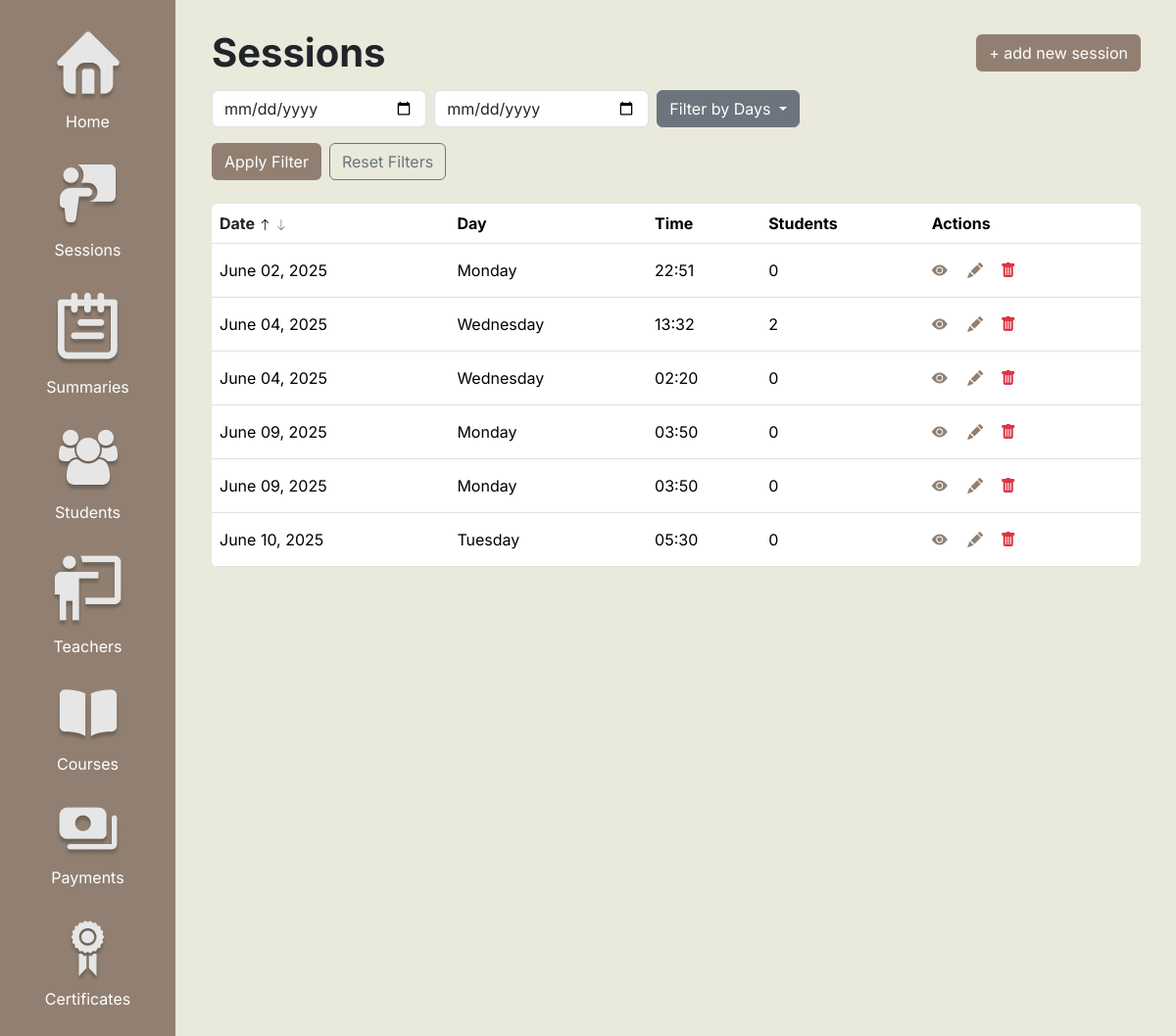
The page /admins/sessions/ on the database its author committed.
### core/models.py (models this page shows)
class Session(models.Model):
    date = models.DateField()
    time = models.TimeField()

### core/views.py (the view)
# urls.py: path('admins/sessions/', views.admin_sessions, name='admin_sessions'),
def admin_sessions(request):
    sort = request.GET.get('sort', 'date')
    direction = request.GET.get('direction', 'asc')
    selected_days = request.GET.getlist('days')  #klo multiple days
    start_date = request.GET.get('start_date')
    end_date = request.GET.get('end_date')
    allowed_sort_fields = ['date', 'time', 'num_students']
    if sort not in allowed_sort_fields:
        sort = 'date'
    order_by_field = f'-{sort}' if direction == 'desc' else sort
    sessions = Session.objects.annotate(num_students=Count('summary'))
    if start_date:
        try:
            start_date_obj = datetime.datetime.strptime(start_date, "%Y-%m-%d").date()
            sessions = sessions.filter(date__gte=start_date_obj)
        except ValueError:
            pass
    if end_date:
        try:
            end_date_obj = datetime.datetime.strptime(end_date, "%Y-%m-%d").date()
            sessions = sessions.filter(date__lte=end_date_obj)
        except ValueError:
            pass
    days_map = {
        'Monday': 2,
        'Tuesday': 3,
        'Wednesday': 4,
        'Thursday': 5,
        'Friday': 6,
        'Saturday': 7,
        'Sunday': 1,
    }
    if selected_days:
        week_days = [days_map[day] for day in selected_days if day in days_map]
        if week_days:
            sessions = sessions.filter(date__week_day__in=week_days)
    sessions = sessions.order_by(order_by_field)
    context = {
        'sessions': sessions,
        'sort': sort,
        'direction': direction,
        'selected_days': selected_days,
        'start_date': start_date,
        'end_date': end_date,
        'DAYS_OF_WEEK': DAYS_OF_WEEK,
    }
    return render(request, 'pages/admin_sessions.html', context)

### core/templates/pages/admin_sessions.html (shortened to what this page needs)
{% extends "base/admin_base.html" %}
{% block content %}
<div class="d-flex justify-content-between align-items-center mb-2">
    <div class="text fs-1 fw-bold">Sessions</div>
    <a href="{% url 'add_session' %}">
        <button class="rounded-full btn" style="background-color: #918072; color: white;">
            + add new session
        </button>
    </a>
</div>
<form method="get" class="d-flex flex-column gap-3" style="max-width: 600px;">
  <div class="d-flex gap-2">
    <input class="form-control" type="date" name="start_date" placeholder="Start Date" value="{{ start_date }}">
    <input class="form-control" type="date" name="end_date" placeholder="End Date" value="{{ end_date }}">
    <div class="dropdown" style="width: 250px;">
      <button class="btn btn-secondary dropdown-toggle w-100" type="button" id="dropdownSchedule" data-bs-toggle="dropdown">
        Filter by Days
      </button>
    </div>
  </div>
  <div class="d-flex gap-2 mb-4" style="width: 350px;">
    <button type="submit" class="btn" style="background-color: #918072; color: white;">Apply Filter</button>
    <a href="{% url 'admin_sessions' %}" class="btn btn-outline-secondary">Reset Filters</a>
  </div>
</form>
<table class="table table-borderless align-middle overflow-hidden rounded table-hover">
    <thead>
        <tr class="border-bottom">
            <th class="fw-bold align-middle">
                <div class="d-flex align-items-center">
                    <a href="?sort=date&direction={% if sort == 'date' and direction == 'asc' %}desc{% else %}asc{% endif %}" class="text-decoration-none text-dark">
                        Date
                        <i class="bi bi-arrow-up"
                        style="font-size: 0.8rem; color: {% if sort == 'date' and direction == 'asc' %}black{% else %}gray{% endif %};"></i>
                        <i class="bi bi-arrow-down"
                        style="font-size: 0.8rem; color: {% if sort == 'date' and direction == 'desc' %}black{% else %}gray{% endif %};"></i>
                    </a>
                </div>
            </th>
            <th class="fw-bold align-middle">Day</th>
            <th class="fw-bold align-middle">Time</th>
            <th class="fw-bold align-middle">Students</th>
            <th class="fw-bold align-middle">Actions</th>
        </tr>
    </thead>
    <tbody>
        {% for session in sessions %}
        <tr class="border-bottom">
            <td>{{ session.date|date:"F d, Y" }}</td>
            <td>{{ session.date|date:"l" }}</td>
            <td>{{ session.time|time:"H:i" }}</td>
            <td>{{ session.num_students }}</td>
            <td>
                <a href="{% url 'session_details' session.id %}" class="me-3 text-decoration-none" style="color: #918072;">
                    <i class="bi bi-eye-fill"></i>
                </a>
                <a href="{% url 'edit_session' session.id %}" class="text-decoration-none" style="color: #918072;">
                    <i class="bi bi-pencil-fill"></i>
                </a>
                <form method="post" action="{% url 'delete_session' session.id %}" style="display: inline;" onsubmit="return confirm('Are you sure you want to delete this session? This action cannot be undone.');">
                    <button type="submit" class="btn btn-link align-baseline text-danger">
                    <i class="bi bi-trash-fill"></i>
                    </button>
                </form>
            </td>
        </tr>
        {% empty %}
        <tr><td colspan="5">No sessions found.</td></tr>
        {% endfor %}
    </tbody>
</table>
{% endblock %}

### static/css/base.css (style rules this page uses)
* { font-family: "Inter", serif; }
body { background-color: #E9E9DC; }

### rows shown on the page
Session: date "June 02, 2025", date "Monday", time "22:51", num_students "0"
Session: date "June 04, 2025", date "Wednesday", time "13:32", num_students "2"
Session: date "June 04, 2025", date "Wednesday", time "02:20", num_students "0"
Session: date "June 09, 2025", date "Monday", time "03:50", num_students "0"
Session: date "June 09, 2025", date "Monday", time "03:50", num_students "0"
Session: date "June 10, 2025", date "Tuesday", time "05:30", num_students "0"
